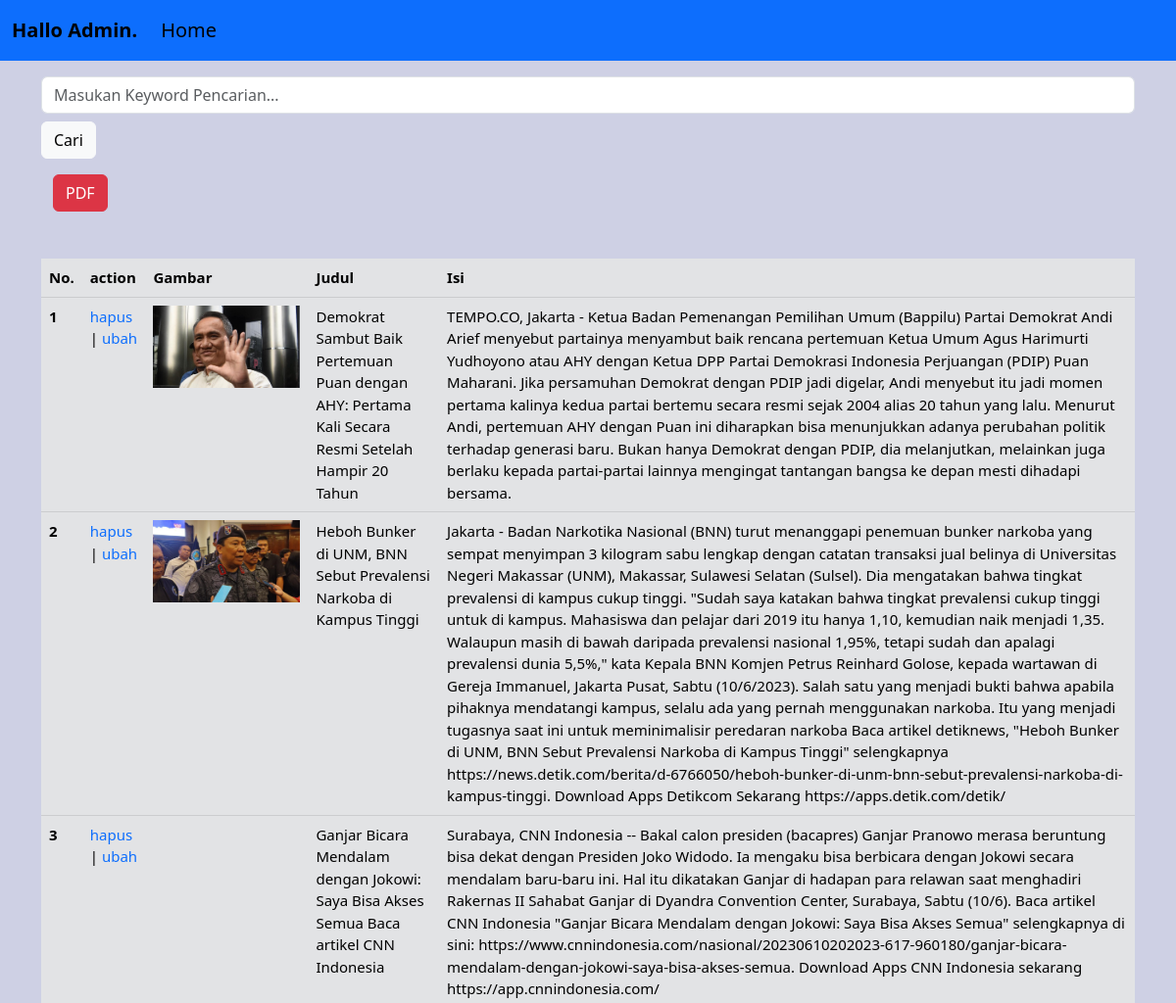
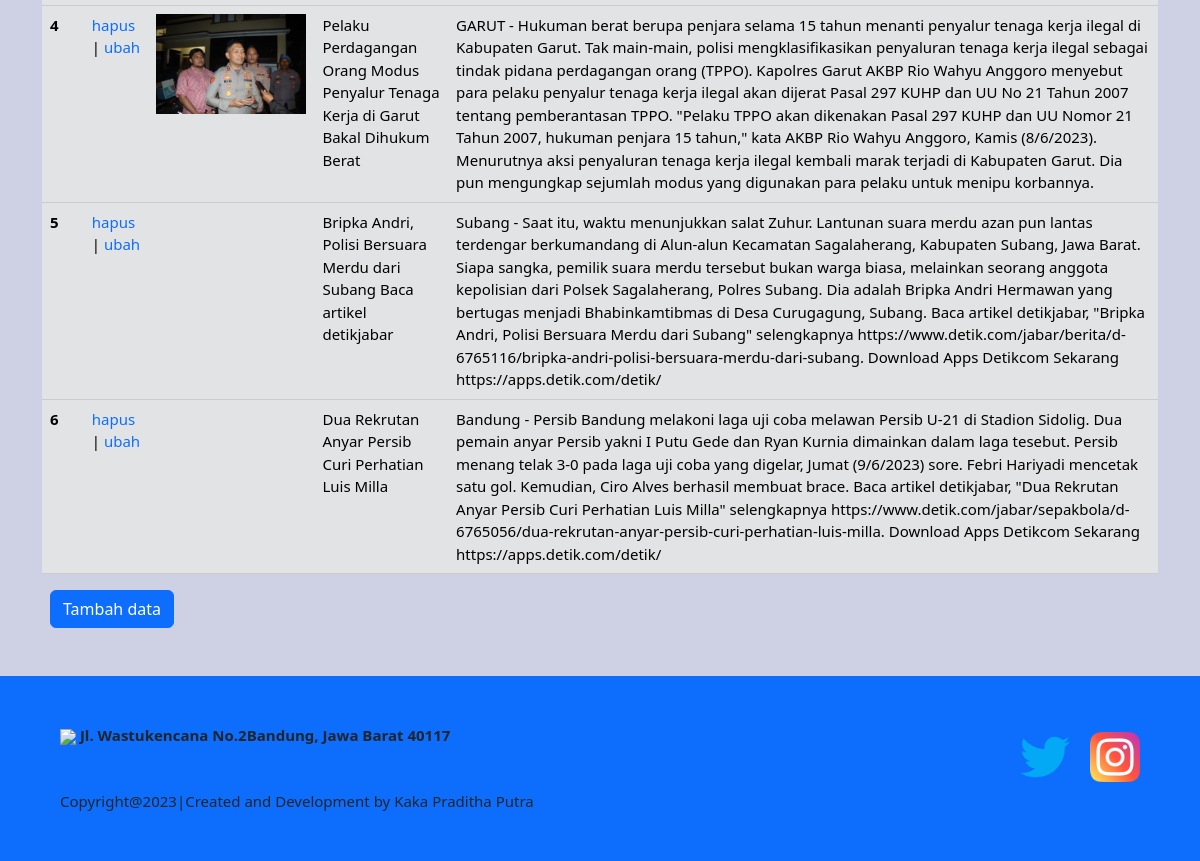
/admin/admin.php (signed in), run on the app's committed database (2 pictures, top to bottom).
### tables this page shows
CREATE TABLE `artikel` (
  `id_artikel` int NOT NULL,
  `gambar` varchar(100) NOT NULL,
  `judul` varchar(300) NOT NULL,
  `isi` varchar(5000) NOT NULL
);

### function.php (called while the page is built, shortened)
<?php
    $conn = mysqli_connect("localhost", "root", "", "pemerintah");
    function query($query)
    {
        global $conn;
        $result = mysqli_query($conn, $query);
        $rows = [];
        while ($row = mysqli_fetch_assoc($result)) {
            $rows[] = $row;
        }
        return $rows;
    }
?>

### admin/admin.php (the view, shortened to what this page needs)
<?php
require "../function.php";
$artikel = query("SELECT * FROM artikel ORDER BY id_artikel DESC");
?>
<!doctype html>
<html lang="en">
<head>
    <link href="https://cdn.jsdelivr.net/npm/bootstrap@5.3.0/dist/css/bootstrap.min.css" rel="stylesheet">
    <link rel="stylesheet" href="../css/styleadmin.css" />
</head>
<body>
<nav class="navbar navbar-expand-lg">
<div class="container-fluid">
    <a class="navbar-brand" href="#"><b>Hallo Admin.</b></a>
    <div class="collapse navbar-collapse" id="navbarNav">
        <ul class="navbar-nav">
            <li class="nav-item">
                <a class="nav-link active" aria-current="page" href="index.php">Home</a>
            </li>
        </ul>
    </div>
</div>
</nav>
<div class="container">
<table class="table mt-5 table-secondary">
<form action="" method="post" role="search">
    <input class="form-control me-2 mt-3" type="text" name="keyword"
    placeholder="Masukan Keyword Pencarian..." aria-label="Cari" autofocus autocomplete="off">
    <button class="btn btn-light mt-2" type="submit" name="cari">Cari
    </button>
</form>
<div class="container no-print mt-3">
    <button type="submit" class="btn btn-danger" name="aimpan" onclick="window.print()">
        PDF
    </button>
</div>
<thead>
        <tr>
            <th scope="col">No.</th>
            <th scope="col">action</th>
            <th scope="col">Gambar</th>
            <th scope="col">Judul</th>
            <th scope="col">Isi</th>
        </tr>
</thead>
<tbody>
        <?php $i=1;
        foreach($artikel as $a) :
            ?>
        <tr>
        <th scope="row"><?= $i; ?></th>
            <td><a href="hapus_artikel.php?id_artikel=<?= $a["id_artikel"];?>">hapus</a> |
                <a href="ubah_artikel.php?id_artikel=<?= $a["id_artikel"];?>">ubah</a></td>
            <td><img src="../artikel/<?= $a['gambar']; ?>" width="150px" alt=""></td>
            <td><?= $a['judul']; ?></td>
            <td><?= $a['isi']; ?></td>
        </tr>
        <?php $i++; ?>
        <?php endforeach; ?>
</tbody>
</table>
</div>
<div class="container">
<a href="tambah_artikel.php" class="btn btn-primary ms-2">Tambah data</a>
</div>
<footer class="bg-primary p-5 mt-5">
            <div class="container">
                <div class="row">
                    <div class="col-md-6">
                        <a href=""class="text-decoration-none text-dark fw-bold">
                            <img src="../asfoot/1.png"style="width: 100px;">
                        </a>
                        <span>
                            <a href="https://www.google.com/maps/place/Jl.+Wastukencana+No.2,+Babakan+Ciamis,+Kec.+Sumur+Bandung,+Kota+Bandung,+Jawa+Barat+40117"
                            class="text-decoration-none text-dark fw-bold">
                                Jl. Wastukencana No.2Bandung, Jawa Barat 40117
                            </a>
                        </span>
                    </div>
                    <div class="col-md-6 text-end mt-2">
                        <a href="https://twitter.com/humasbandung_"class="text-decoration-none">
                            <img src="../asfoot/twitter.png"class="ms-2" style="width: 50px;">
                        </a>
                        <a href="https://www.instagram.com/humas_bandung/"class="text-decoration-none">
                            <img src="../asfoot/instagram.png"class="ms-3" style="width: 50px;">
                        </a>
                    </div>
                <div class="container mt-2">
                    <div class="row">
                        <div class="col-md-6">
                            <span>
                                <a href="https://www.instagram.com/kaka.prdtha/"
                                class="text-decoration-none text-dark">
                                    Copyright@2023|Created and Development by Kaka Praditha Putra
                                </a>
                            </span>
                        </div>
                    </div>
                </footer>
</body>
</html>

### css/styleadmin.css (style rules this page uses)
body { background-color: rgb(206, 208, 228); font-family: font-family: 'Poppins', sans-serif; font-size: 15px; color: #202020; }
.navbar { background-color: #0d6efd; font-size: 20px; }
a { text-decoration: none; color: #0d6efd; }

### data on the page
artikel: gambar (picture), judul "Demokrat Sambut Baik Pertemuan Puan dengan AHY: Pertama Kali Secara Resmi Setelah Hampir 20 Tahun", isi "TEMPO.CO, Jakarta - Ketua Badan Pemenangan Pemilihan Umum (Bappilu) Partai Demokrat Andi Arief menyebut partainya menyambut baik rencana pertemuan Ketua Umum Agus Harimurti Yudhoyono atau AHY dengan Ketua DPP Partai Demokrasi Indonesia Perjuangan (PDIP) Puan Maharani. Jika persamuhan Demokrat dengan PDIP jadi digelar, Andi menyebut itu jadi momen pertama kalinya kedua partai bertemu secara resmi sejak 2004 alias 20 tahun yang lalu. Menurut Andi, pertemuan AHY dengan Puan ini diharapkan bisa menunjukkan adanya perubahan politik terhadap generasi baru. Bukan hanya Demokrat dengan PDIP, dia melanjutkan, melainkan juga berlaku kepada partai-partai lainnya mengingat tantangan bangsa ke depan…"
artikel: gambar (picture), judul "Heboh Bunker di UNM, BNN Sebut Prevalensi Narkoba di Kampus Tinggi", isi "Jakarta - Badan Narkotika Nasional (BNN) turut menanggapi penemuan bunker narkoba yang sempat menyimpan 3 kilogram sabu lengkap dengan catatan transaksi jual belinya di Universitas Negeri Makassar (UNM), Makassar, Sulawesi Selatan (Sulsel). Dia mengatakan bahwa tingkat prevalensi di kampus cukup tinggi. \"Sudah saya katakan bahwa tingkat prevalensi cukup tinggi untuk di kampus. Mahasiswa dan pelajar dari 2019 itu hanya 1,10, kemudian naik menjadi 1,35. Walaupun masih di bawah daripada prevalensi nasional 1,95%, tetapi sudah dan apalagi prevalensi dunia 5,5%,\" kata Kepala BNN Komjen Petrus Reinhard Golose, kepada wartawan di Gereja Immanuel, Jakarta Pusat, Sabtu (10/6/2023). Salah satu yang…"
artikel: judul "Ganjar Bicara Mendalam dengan Jokowi: Saya Bisa Akses Semua Baca artikel CNN Indonesia", isi "Surabaya, CNN Indonesia -- Bakal calon presiden (bacapres) Ganjar Pranowo merasa beruntung bisa dekat dengan Presiden Joko Widodo. Ia mengaku bisa berbicara dengan Jokowi secara mendalam baru-baru ini. Hal itu dikatakan Ganjar di hadapan para relawan saat menghadiri Rakernas II Sahabat Ganjar di Dyandra Convention Center, Surabaya, Sabtu (10/6). Baca artikel CNN Indonesia \"Ganjar Bicara Mendalam dengan Jokowi: Saya Bisa Akses Semua\" selengkapnya di sini: https://www.cnnindonesia.com/nasional/20230610202023-617-960180/ganjar-bicara-mendalam-dengan-jokowi-saya-bisa-akses-semua. Download Apps CNN Indonesia sekarang https://app.cnnindonesia.com/"
artikel: gambar (picture), judul "Pelaku Perdagangan Orang Modus Penyalur Tenaga Kerja di Garut Bakal Dihukum Berat", isi "GARUT - Hukuman berat berupa penjara selama 15 tahun menanti penyalur tenaga kerja ilegal di Kabupaten Garut. Tak main-main, polisi mengklasifikasikan penyaluran tenaga kerja ilegal sebagai tindak pidana perdagangan orang (TPPO). Kapolres Garut AKBP Rio Wahyu Anggoro menyebut para pelaku penyalur tenaga kerja ilegal akan dijerat Pasal 297 KUHP dan UU No 21 Tahun 2007 tentang pemberantasan TPPO. \"Pelaku TPPO akan dikenakan Pasal 297 KUHP dan UU Nomor 21 Tahun 2007, hukuman penjara 15 tahun,\" kata AKBP Rio Wahyu Anggoro, Kamis (8/6/2023). Menurutnya aksi penyaluran tenaga kerja ilegal kembali marak terjadi di Kabupaten Garut. Dia pun mengungkap sejumlah modus yang digunakan para pelaku untuk…"
artikel: judul "Bripka Andri, Polisi Bersuara Merdu dari Subang Baca artikel detikjabar", isi "Subang - Saat itu, waktu menunjukkan salat Zuhur. Lantunan suara merdu azan pun lantas terdengar berkumandang di Alun-alun Kecamatan Sagalaherang, Kabupaten Subang, Jawa Barat. Siapa sangka, pemilik suara merdu tersebut bukan warga biasa, melainkan seorang anggota kepolisian dari Polsek Sagalaherang, Polres Subang. Dia adalah Bripka Andri Hermawan yang bertugas menjadi Bhabinkamtibmas di Desa Curugagung, Subang. Baca artikel detikjabar, \"Bripka Andri, Polisi Bersuara Merdu dari Subang\" selengkapnya https://www.detik.com/jabar/berita/d-6765116/bripka-andri-polisi-bersuara-merdu-dari-subang. Download Apps Detikcom Sekarang https://apps.detik.com/detik/"
artikel: judul "Dua Rekrutan Anyar Persib Curi Perhatian Luis Milla", isi "Bandung - Persib Bandung melakoni laga uji coba melawan Persib U-21 di Stadion Sidolig. Dua pemain anyar Persib yakni I Putu Gede dan Ryan Kurnia dimainkan dalam laga tesebut. Persib menang telak 3-0 pada laga uji coba yang digelar, Jumat (9/6/2023) sore. Febri Hariyadi mencetak satu gol. Kemudian, Ciro Alves berhasil membuat brace. Baca artikel detikjabar, \"Dua Rekrutan Anyar Persib Curi Perhatian Luis Milla\" selengkapnya https://www.detik.com/jabar/sepakbola/d-6765056/dua-rekrutan-anyar-persib-curi-perhatian-luis-milla. Download Apps Detikcom Sekarang https://apps.detik.com/detik/"
